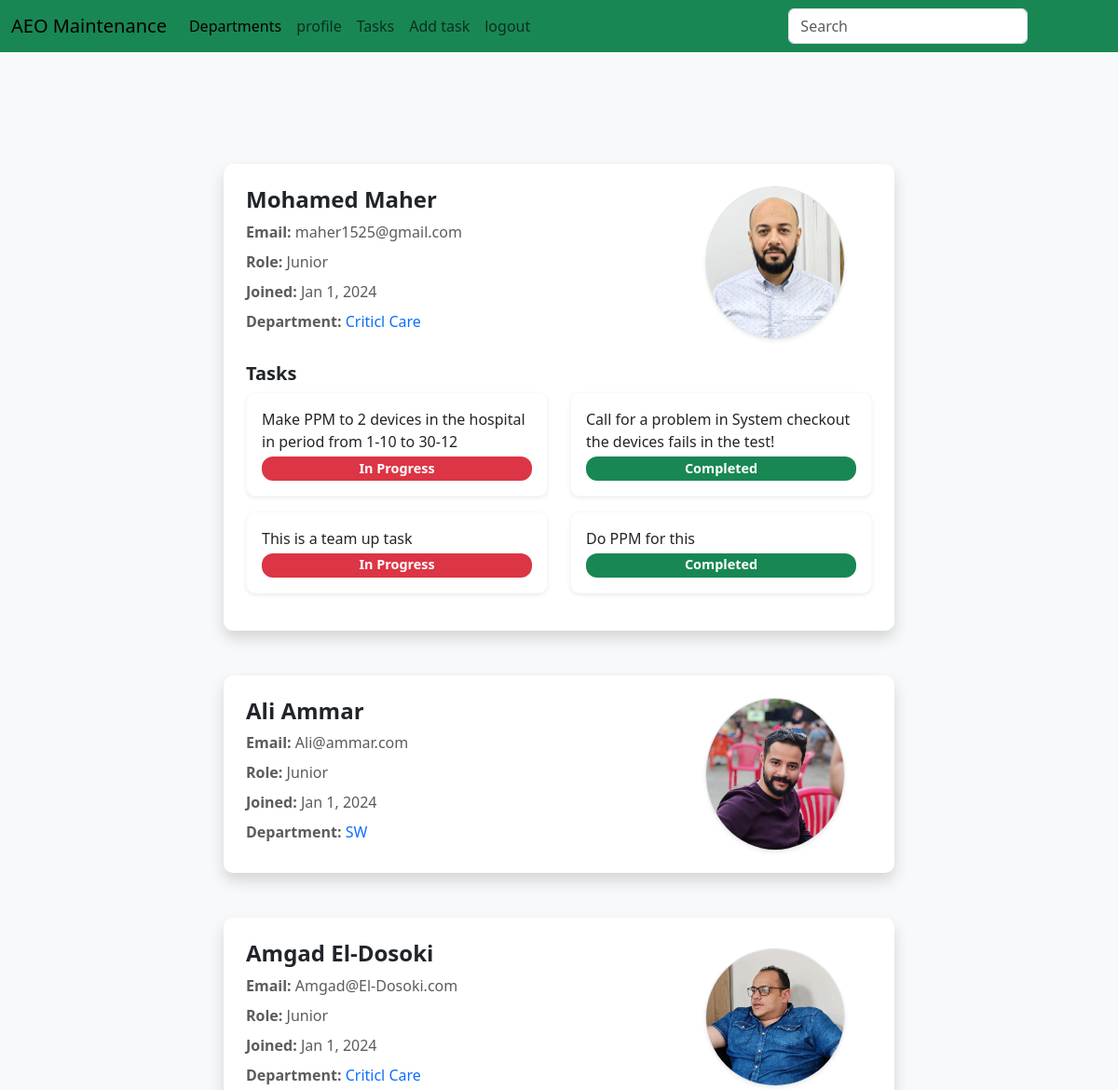
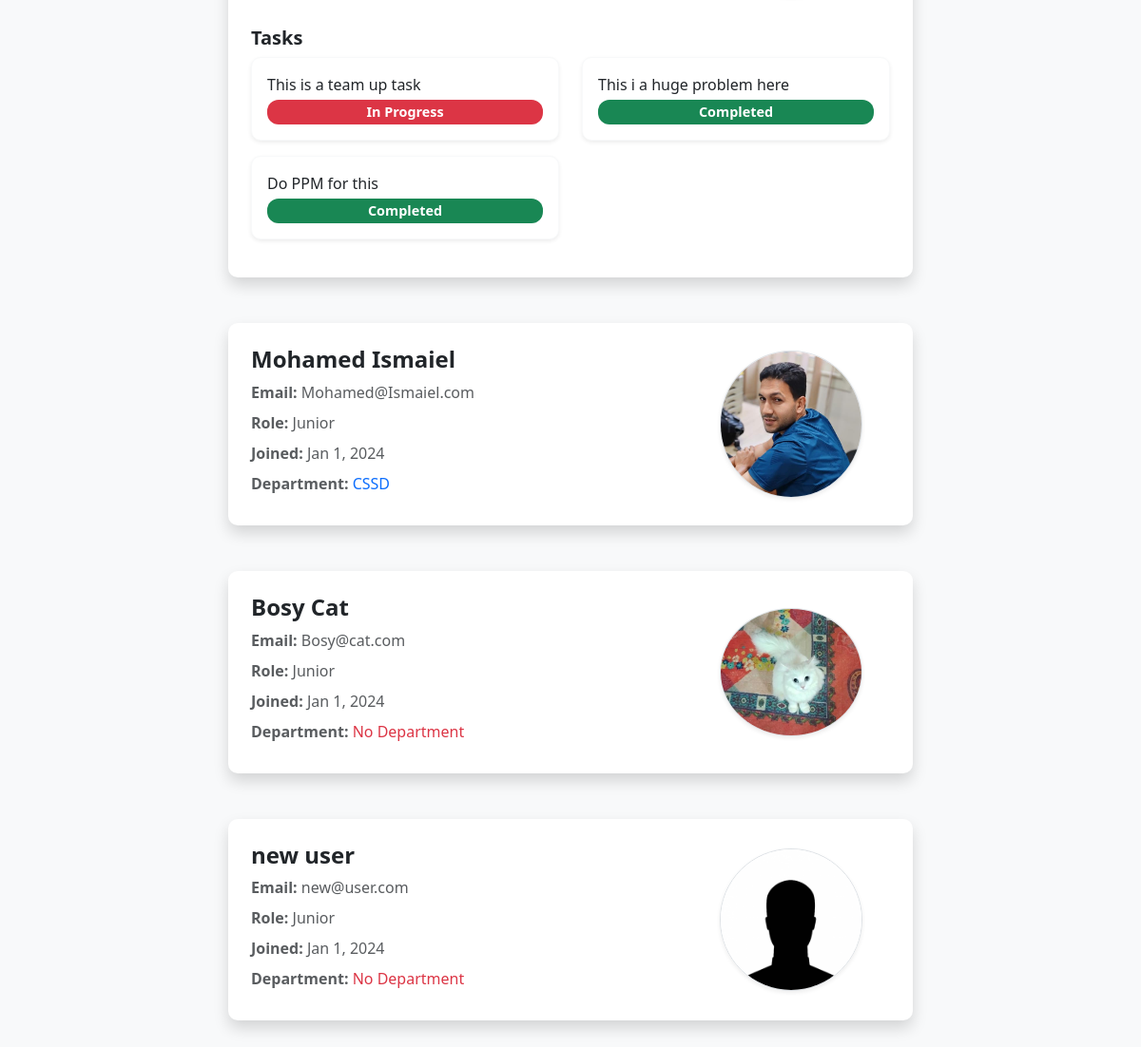
/users (signed in), run on the app's committed database (2 pictures, top to bottom).
### maintenance_system/models.py (models this page shows, shortened)
class User(db.Model, UserMixin):
	id = db.Column(db.Integer, primary_key=True)
	username = db.Column(db.String(80), unique=True)
	email = db.Column(db.String(120), unique=True)
	password = db.Column(db.String(120))
	rank = db.Column(db.String(120), default="Junior")
	profile_pic = db.Column(db.String(120), default="default.jpg")
	department_id = db.Column(db.Integer, db.ForeignKey('department.id'))
	machines = db.relationship('Machine', backref='user', lazy=True)
	hospitals = db.relationship('Hospital', secondary='user_hospital', backref='users', lazy='dynamic')

class Department(db.Model):
	id = db.Column(db.Integer, primary_key=True)
	name = db.Column(db.String(80), unique=True)
	members = db.relationship('User', backref='department', lazy=True)
	devices = db.relationship('Device', backref='department', lazy=True)

class Task(db.Model):
	id = db.Column(db.Integer, primary_key=True)
	task_type = db.Column(db.String(80))
	status = db.Column(db.Integer, default=int(0)) # 0: not completed, 1: in progress, 2: done
	open_date = db.Column(db.DateTime, nullable=False, default=default_time)
	close_date = db.Column(db.DateTime)
	description = db.Column(db.String(200))
	result = db.Column(db.String(200))
	hospital_id = db.Column(db.Integer, db.ForeignKey('hospital.id'))
	users = db.relationship('User', secondary='user_task', backref='tasks', lazy='dynamic')

### maintenance_system/User/routes.py (the view)
@login_required
@usersbp.route('/users')
def users():
    if not current_user.is_authenticated:
        return redirect(url_for('usersbp.login'))
    users = User.query.all()
    return render_template('users.html', users=users)

### maintenance_system/models.py (called while the page is built)
@login_manager.user_loader
def load_user(user_id):
	return User.query.get(int(user_id))

### maintenance_system/Templates/users.html
{% extends "layout.html" %}
{% block content %}
<div class="container my-5">
	<div class="row justify-content-center">
		{% for user in users %}
		{% if user.rank != "Admin" %}
		<div class="col-md-10 col-lg-8 mt-4 mb-4">
			<div class="card p-4 shadow border-0">
				<div class="row align-items-center">
					<div class="col-md-8 col-12">
						<a class="text-decoration-none text-dark" href="{{ url_for('usersbp.user', id=user.id) }}">
							<h4 class="fw-bold">{{ user.username }}</h4>
						</a>
						<p class="text-muted mb-2">
							<strong>Email:</strong> {{ user.email }}
						</p>
						<p class="text-muted mb-2">
							<strong>Role:</strong> {{ user.rank }}
						</p>
						<p class="text-muted mb-2">
							<strong>Joined:</strong> Jan 1, 2024
						</p>
						<p class="text-muted mb-2">
							<strong>Department:</strong>
							{% if user.department %}
							<a class="text-decoration-none text-primary"
								href="{{ url_for('devicesbp.devices', department_id=user.department.id) }}">
								{{ user.department.name }}
							</a>
							{% else %}
							<span class="text-danger">No Department</span>
							{% endif %}
						</p>
					</div>
					<div class="col-md-4 col-12 text-center">
						<img src="{{ url_for('static', filename='images/' + user.profile_pic) }}" alt="User Photo"
							class="rounded-circle img-fluid border shadow-sm" style="max-width: 150px;">
					</div>
				</div>
				{% if user.tasks %}
				<div class="mt-4">
					<h5 class="fw-bold">Tasks</h5>
					<div class="row">
						{% for task in user.tasks %}
						<div class="col-md-6 mb-3">
							<div class="card p-3 border-light shadow-sm">
								<p class="mb-1">{{ task.description }}</p>
								<span class="badge {% if task.status == 0 %} bg-danger {% else %} bg-success {% endif %}">
									{% if task.status == 0 %} In Progress {% else %} Completed {% endif %}
								</span>
							</div>
						</div>
						{% endfor %}
					</div>
				</div>
				{% endif %}
			</div>
		</div>
		{% endif %}
		{% endfor %}
	</div>
</div>
{% endblock %}

### maintenance_system/static/css/style.css (style rules this page uses)
body { background-color: #f8f9fa; }
.card { border-radius: 10px; }
.badge { font-size: 0.9rem; padding: 0.4em 0.7em; border-radius: 12px; }

### data on the page
User: username "Mohamed Maher", email "maher1525@gmail.com", rank "Junior", department.name "Criticl Care", profile_pic (picture)
Task: description "Make PPM to 2 devices in the hospital in period from 1-10 to 30-12", status "In Progress"
Task: description "Call for a problem in System checkout the devices fails in the test!", status "Completed"
Task: description "This is a team up task", status "In Progress"
Task: description "Do PPM for this", status "Completed"
User: username "Ali Ammar", email "Ali@ammar.com", rank "Junior", department.name "SW", profile_pic (picture)
User: username "Amgad El-Dosoki", email "Amgad@El-Dosoki.com", rank "Junior", department.name "Criticl Care", profile_pic (picture)
Task: description "This i a huge problem here", status "Completed"
User: username "Mohamed Ismaiel", email "Mohamed@Ismaiel.com", rank "Junior", department.name "CSSD", profile_pic (picture)
User: username "Bosy Cat", email "Bosy@cat.com", rank "Junior", shows "No Department", profile_pic (picture)
User: username "new user", email "new@user.com", rank "Junior", shows "No Department", profile_pic (placeholder picture)
